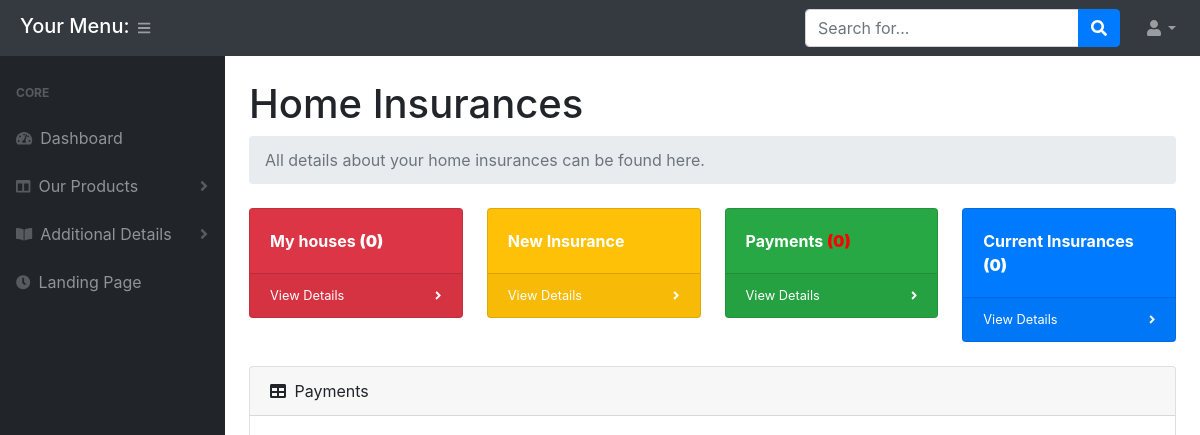
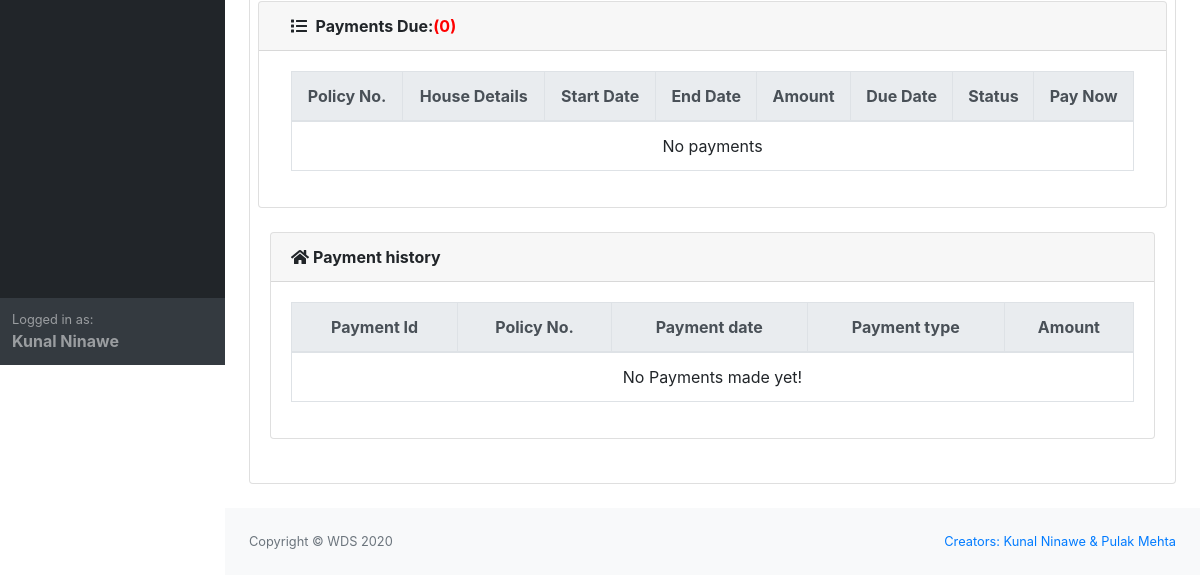
The app's page /customer/home_ins_payments.php (signed in), older data (2 pictures, top to bottom).
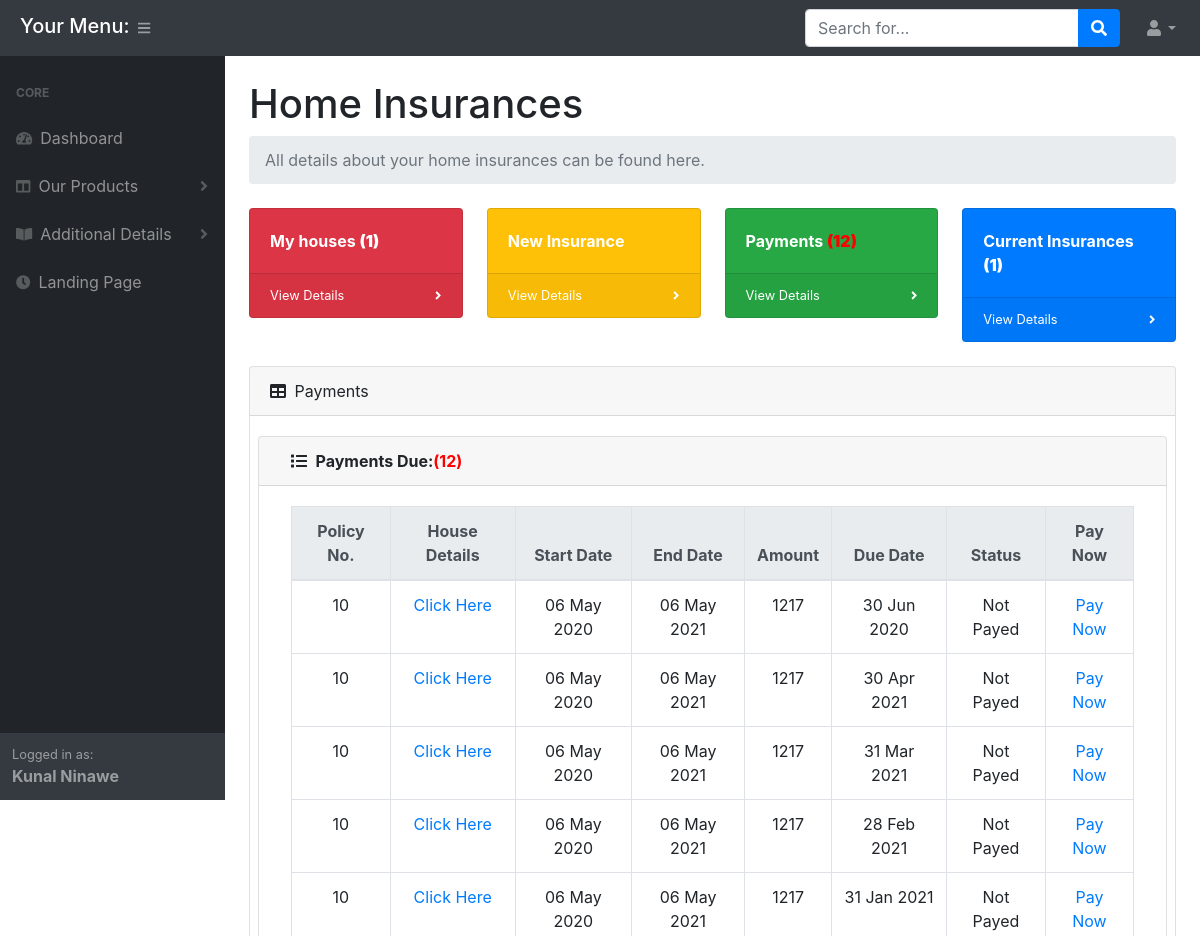
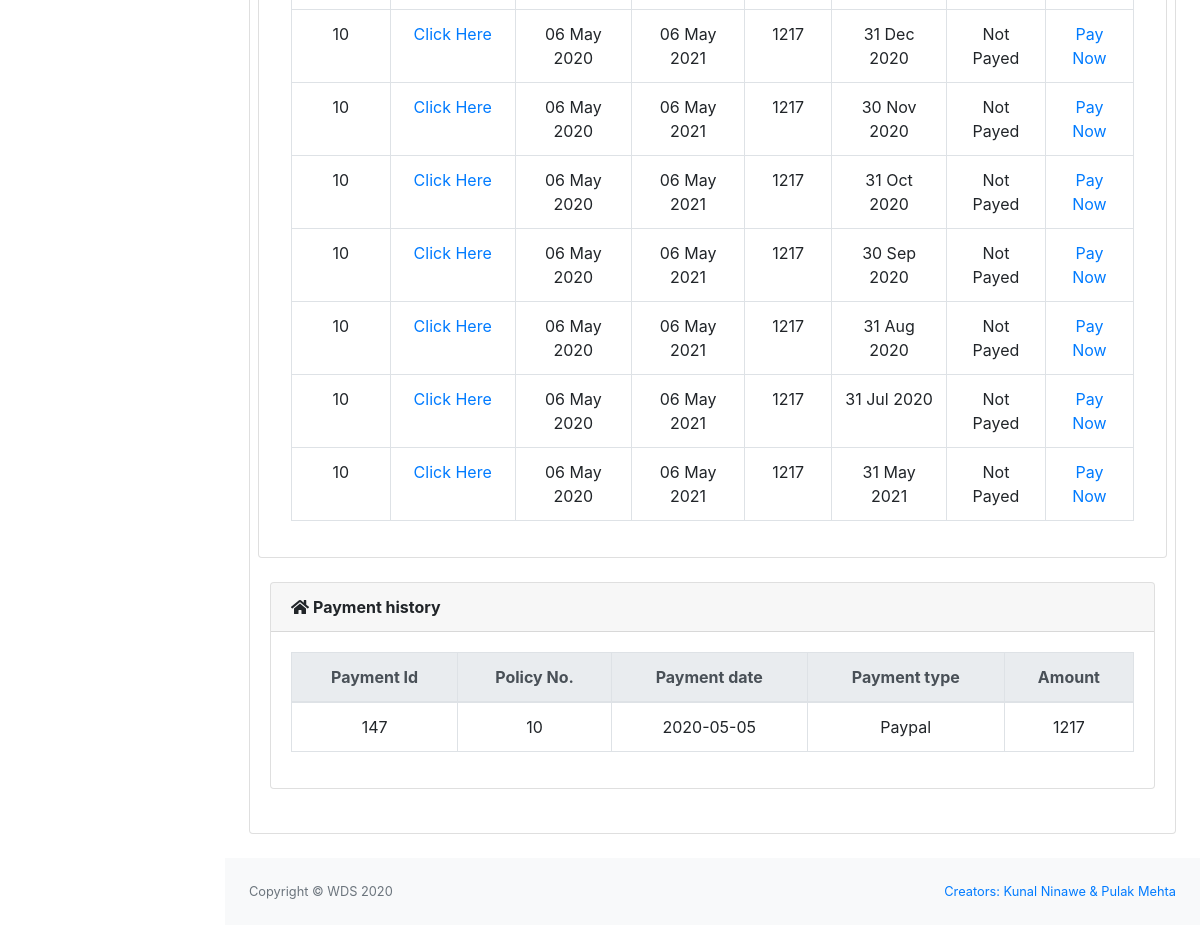
The same page, newer data (2 pictures, top to bottom).
### tables this page shows
CREATE TABLE IF NOT EXISTS `home_ins_payments` (
  `payment_id` int(11) NOT NULL AUTO_INCREMENT,
  `payment_date` date DEFAULT NULL,
  `due_date` date NOT NULL,
  `amount` bigint(20) DEFAULT NULL,
  `payment_type` varchar(6) DEFAULT 'Check',
  `hinsid` int(11) NOT NULL COMMENT 'Foreign key giving all info about the insurance',
  `status` int(1) NOT NULL DEFAULT '0' COMMENT '0 means payment not done',
  PRIMARY KEY (`payment_id`)
);

CREATE TABLE IF NOT EXISTS `home_ins` (
  `hinsid` int(11) NOT NULL AUTO_INCREMENT,
  `cust_id` int(11) NOT NULL,
  `start_date` date NOT NULL,
  `end_date` date NOT NULL,
  `total_amount` bigint(13) NOT NULL,
  `status` varchar(1) NOT NULL DEFAULT 'C',
  PRIMARY KEY (`hinsid`)
);

### customer/functions.php (called while the page is built, shortened)
<?php
	function showHomeDetails($email){
		global $conn;
		$sql = "SELECT * from home_details where cust_id=(select cust_id from cust_details where email='$email')";
		$res = mysqli_query($conn,$sql);
		$num_rows = mysqli_num_rows($res);
	    if($num_rows>0){
	    	return $res;
	    }
	    else{
	    	return false;
	    }
	}
	function getHouseCount($email){
		$res = showHomeDetails($_SESSION['email']);
        if($res==false){
			return 0;
		}
		else{
			return mysqli_num_rows($res);
		}
	}
	function getInsuranceCount($email){
		global $conn;
		$sql = "SELECT * FROM home_ins WHERE cust_id=(
			SELECT cust_id FROM cust_details WHERE email='$email')";
		$query = mysqli_query($conn, $sql);
		if($query){
			$rows = mysqli_num_rows($query);
			if($rows>0){
				return $rows;
			}
			else{
				return 0;
			}
		}
		else{
			return 0;
		}
	}
	function getFormattedDate($time){
        $day=date("d",$time);
        $month=date("M",$time);
        $year=date("Y",$time);
        return ($day." ".$month." ".$year);
	}
	function showHomeInsDetails($email){
		global $conn;
		$sql = "SELECT * FROM home_ins WHERE cust_id=(SELECT cust_id FROM cust_details WHERE email='$email')";
		$query = mysqli_query($conn, $sql);
		$num_rows = mysqli_num_rows($query);
		if($num_rows > 0){
			return $query;
		}
		else{
			return false;
		}
	}
	function getCurrentMonthPaymentCount($email){
		global $conn;
		$sql = "SELECT * FROM home_ins_payments WHERE status = '0' AND hinsid IN(
			SELECT hinsid FROM home_ins WHERE cust_id=(
				SELECT cust_id FROM cust_details WHERE email='$email')
		) ORDER BY hinsid asc";
		$query = mysqli_query($conn, $sql);
		$rows = mysqli_num_rows($query);
		if($rows>0){
			return $rows;
		}
		else{
			return 0;
		}
	}
	function showCurrentMonthPayment($hinsid, $date, $status){
		global $conn;
		$sql = "SELECT * FROM home_ins_payments WHERE hinsid='$hinsid' AND status = '$status' ORDER BY hinsid asc";
		$query = mysqli_query($conn, $sql);
		$rows = mysqli_num_rows($query);
		if($rows>0){
			return $query;
		}
		else{
			return false;
		}
	}
	function showPaymentHistory($email){
		global $conn;
		$sql = "SELECT * FROM home_ins_payments WHERE hinsid IN(
			SELECT hinsid FROM home_ins WHERE cust_id =(
				SELECT cust_id FROM cust_details WHERE email='$email'
			)) AND status='1'";
		$query = mysqli_query($conn, $sql);
		$rows = mysqli_num_rows($query);
		if($rows>0){
			return $query;
		}
		else{
			return false;
		}
	}

### customer/home_ins_payments.php (the view, shortened to what the changed rows need)
<!DOCTYPE html>
<html>
<head>
</head>
<body class="sb-nav-fixed">
	<?php
	require_once 'header.php';
	?>
	<div id="layoutSidenav_content">
		<?php
		require_once 'home_ins_header.php';
	?>
	<?php
       $result1 = showHomeInsDetails($_SESSION['email']);
       if($result1!=false){
           while ($row1 = mysqli_fetch_array($result1)) {
			$date = date("Y-m-d",strtotime("today"));
			$res45 = showCurrentMonthPayment($row1['hinsid'], $date, '0');
           }
	}
	?>
	<?php
		$date = date("Y-m-d",strtotime("today"));
		$result = showHomeInsDetails($_SESSION['email']);
		$paymentsThisMonth = 0;
	?>
		<div class="home_ins_content">
			<div class="card mb-4">
				<div class="card-body">
					<div class="row">
						<div class="col-xl-12 col-md-12">
							<div class="row">
								<div class="card mb-4 col-md-12">
									<div class="card-header row">
	 								<div class="col-md-5">
									 <i class="fas fa-list mr-1"></i> <b>Payments Due:</b><b style="color:red">(<?php echo getCurrentMonthPaymentCount($_SESSION['email']); ?>)</b>
									 </div>
								</div>
									<div class="card-body">
										<div class="table-responsive">
									 <table id="invoice_details" class="table table-bordered table-hover text-center">
									 	<thead class="thead-light">
										<tr>
											<th>Policy No.</th>
											<th>House Details</th>
											<th>Start Date</th>
											<th>End Date</th>
											<th>Amount</th>
											<th>Due Date</th>
											<th>Status</th>
											<th>Pay Now</th>
										</tr>
									</thead>
									<tbody>
							<?php
							if ($result == false) {
							} else {
								while ($row = mysqli_fetch_array($result)) {
									$row['start_date'] = getFormattedDate(strtotime($row['start_date']));
									$row['end_date'] = getFormattedDate(strtotime($row['end_date']));
									$res1 = showCurrentMonthPayment($row['hinsid'], $date, '0');
									if($res1==false){
									}
									else{
										while($row1 = mysqli_fetch_array($res1)){
											$row1['due_date'] = getFormattedDate(strtotime($row1['due_date']));
											$paymentsThisMonth +=1;
											echo "
												<tr>
													<td>".$row['hinsid']."</td>
													<td><a href='#' data-toggle='modal' data-target='#homeDetailsModall".$row['hinsid']."'>Click Here</a></td>
													<td>" . $row['start_date'] . "</td>
													<td>" . $row['end_date'] . "</td>
													<td>" . $row1['amount'] . "</td>
													<td> ".$row1['due_date']."</td>
													<td> Not Payed</td>
													<td><a href='#' data-toggle='modal' data-target='#payNowModal".$row1['payment_id']."'>Pay Now</a></td>
												</tr>
											";
										}
									}
								}
							}
							if($paymentsThisMonth==0){
								echo "<tr>
										<td colspan='8'>No payments</td>
									  </tr>";
							}
							?>
							</tbody>
										</table>
									 </div>
									</div>
								</div>
							</div>
						</div>
						<div class="col-xl-12">
							<div class="card mb-4">
								<div class="card-body">
									<div class="table-responsive">
								 <table id="Payment" class="table table-bordered table-hover text-center">
										<thead class="thead-light">
											<tr>
												<th>Payment Id</th>
												<th>Policy No.</th>
												<th>Payment date</th>
												<th>Payment type</th>
												<th>Amount</th>
											</tr>
										</thead>
										<tbody>
										<?php
											$res2 = showPaymentHistory($_SESSION['email']);
											if($res2 == false){
												echo "
													<tr>
														<td colspan='5'>No Payments made yet!</td>
													</tr>
												";
											}
											else{
												while($row2 = mysqli_fetch_array($res2)){
													echo "
													<tr>
														<td>".$row2['payment_id']."</td>
														<td>".$row2['hinsid']."</td>
														<td>".$row2['payment_date']."</td>
														<td>".$row2['payment_type']."</td>
														<td>".$row2['amount']."</td>
													</tr>
													";
												}
											}
										?>
										</tbody>
									</table>
								</div>
								</div>
							</div>
						</div>
					</div>
				</div>
			</div>
	</div>
	</main>
	</div>
</body>
</html>

### customer/home_ins_header.php (shortened to what the changed rows need)
<main>
                    <div class="container-fluid">
                        <h1 class="mt-4">Home Insurances</h1>
                        <div class="row">
                            <div class="col-xl-3 col-md-6">
                                <div class="card bg-danger text-white mb-4" style="font-weight: bold;">
                                    <div class="card-body">My houses <b>(<?php
                                        echo getHouseCount($_SESSION['email']);
                                     ?>)</b></div>
                                </div>
                            </div>
                            <div class="col-xl-3 col-md-6">
                                <div class="card bg-success text-white mb-4" style="font-weight: bold;">
                                    <div class="card-body">Payments <b style="color:red;">(<?php echo getCurrentMonthPaymentCount($_SESSION['email']); ?>)</b></div>
                                </div>
                            </div>
                            <div class="col-xl-3 col-md-6">
                                <div class="card bg-primary text-white mb-4" style="font-weight: bold;">
                                    <div class="card-body">Current Insurances <b>(<?php echo getInsuranceCount($_SESSION['email']); ?>)</b> </div>
                                </div>
                            </div>
                        </div>

Row changes from the older to the newer data that the page shows:
added home_ins_payments: hinsid.hinsid "10", start_date "06 May 2020", end_date "06 May 2021", amount "1217", due_date "30 Jun 2020"
added home_ins_payments: hinsid.hinsid "10", start_date "06 May 2020", end_date "06 May 2021", amount "1217", due_date "30 Apr 2021"
added home_ins_payments: hinsid.hinsid "10", start_date "06 May 2020", end_date "06 May 2021", amount "1217", due_date "31 Mar 2021"
added home_ins_payments: hinsid.hinsid "10", start_date "06 May 2020", end_date "06 May 2021", amount "1217", due_date "28 Feb 2021"
added home_ins_payments: hinsid.hinsid "10", start_date "06 May 2020", end_date "06 May 2021", amount "1217", due_date "31 Jan 2021"
added home_ins_payments: hinsid.hinsid "10", start_date "06 May 2020", end_date "06 May 2021", amount "1217", due_date "31 Dec 2020"
added home_ins_payments: hinsid.hinsid "10", start_date "06 May 2020", end_date "06 May 2021", amount "1217", due_date "30 Nov 2020"
added home_ins_payments: hinsid.hinsid "10", start_date "06 May 2020", end_date "06 May 2021", amount "1217", due_date "31 Oct 2020"
added home_ins_payments: hinsid.hinsid "10", start_date "06 May 2020", end_date "06 May 2021", amount "1217", due_date "30 Sep 2020"
added home_ins_payments: hinsid.hinsid "10", start_date "06 May 2020", end_date "06 May 2021", amount "1217", due_date "31 Aug 2020"
added home_ins_payments: hinsid.hinsid "10", start_date "06 May 2020", end_date "06 May 2021", amount "1217", due_date "31 Jul 2020"
added home_ins_payments: hinsid.hinsid "10", start_date "06 May 2020", end_date "06 May 2021", amount "1217", due_date "31 May 2021"
added home_ins_payments: payment_id "147", hinsid "10", payment_date "2020-05-05", payment_type "Paypal", amount "1217"
Text that changed along with them:
getHouseCount($_SESSION['email']): "0" → "1"
getCurrentMonthPaymentCount($_SESSION['email']): "0" → "12"
getInsuranceCount($_SESSION['email']): "0" → "1"
text no longer shown: "No payments No Payments made yet!"
